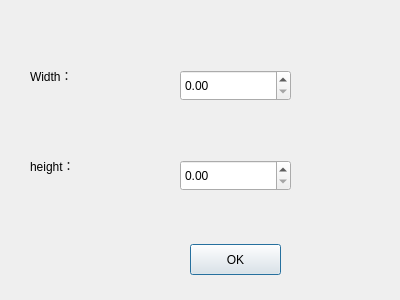
<?xml version="1.0" encoding="UTF-8"?>
<ui version="4.0">
 <class>SizeDialog</class>
 <widget class="QDialog" name="SizeDialog">
  <property name="geometry">
   <rect>
    <x>0</x>
    <y>0</y>
    <width>400</width>
    <height>300</height>
   </rect>
  </property>
  <property name="windowTitle">
   <string>Dialog</string>
  </property>
  <widget class="QPushButton" name="okButton">
   <property name="geometry">
    <rect>
     <x>190</x>
     <y>244</y>
     <width>91</width>
     <height>31</height>
    </rect>
   </property>
   <property name="text">
    <string>OK</string>
   </property>
  </widget>
  <widget class="QLabel" name="label">
   <property name="geometry">
    <rect>
     <x>30</x>
     <y>60</y>
     <width>131</width>
     <height>31</height>
    </rect>
   </property>
   <property name="text">
    <string>Width：</string>
   </property>
  </widget>
  <widget class="QLabel" name="label_2">
   <property name="geometry">
    <rect>
     <x>30</x>
     <y>150</y>
     <width>131</width>
     <height>31</height>
    </rect>
   </property>
   <property name="text">
    <string>height：</string>
   </property>
  </widget>
  <widget class="QDoubleSpinBox" name="heightInput">
   <property name="geometry">
    <rect>
     <x>180</x>
     <y>160</y>
     <width>111</width>
     <height>31</height>
    </rect>
   </property>
   <property name="maximum">
    <double>1000.000000000000000</double>
   </property>
  </widget>
  <widget class="QDoubleSpinBox" name="widthInput">
   <property name="geometry">
    <rect>
     <x>180</x>
     <y>70</y>
     <width>111</width>
     <height>31</height>
    </rect>
   </property>
   <property name="maximum">
    <double>2000.000000000000000</double>
   </property>
  </widget>
 </widget>
 <resources/>
 <connections/>
</ui>
